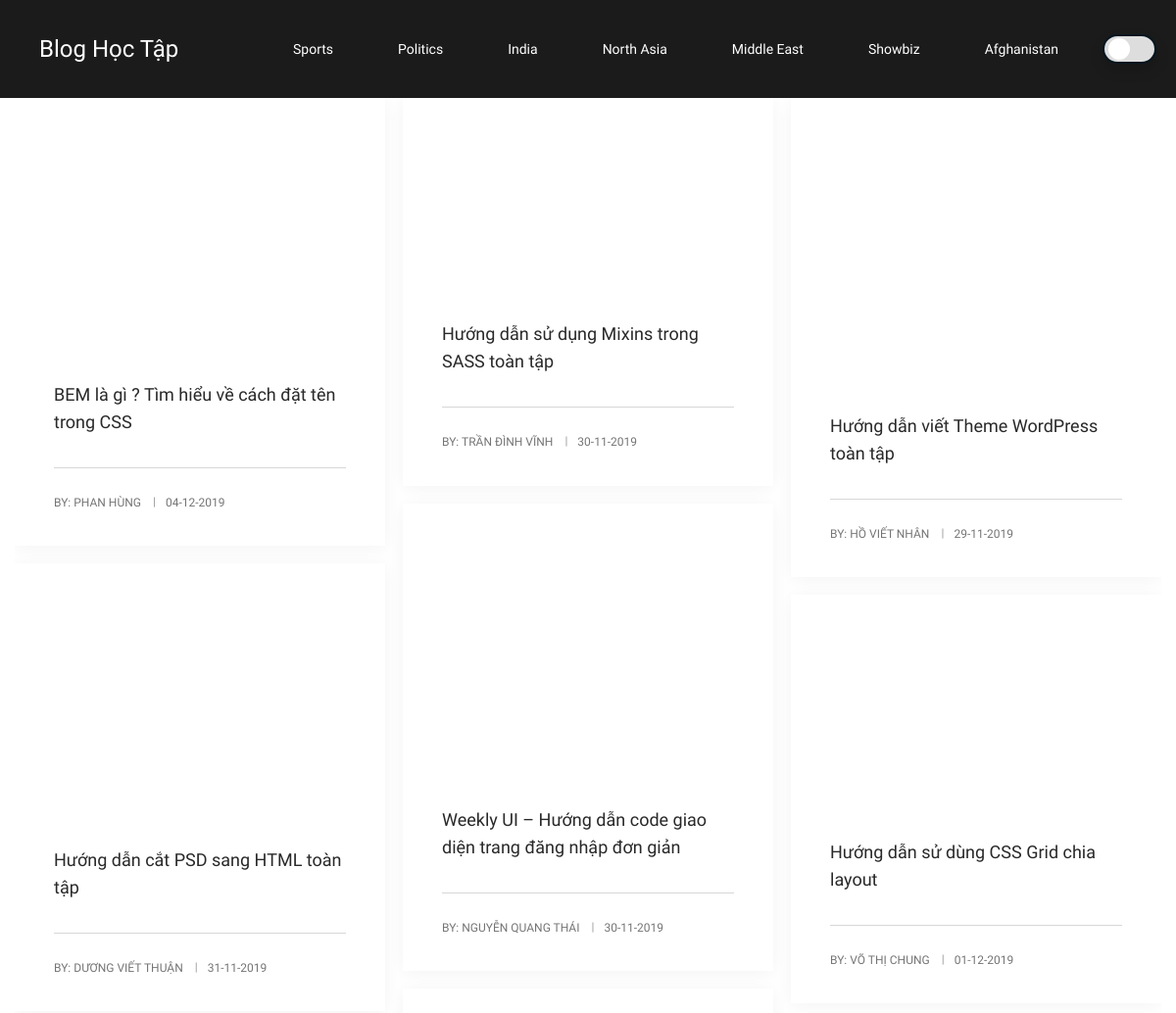
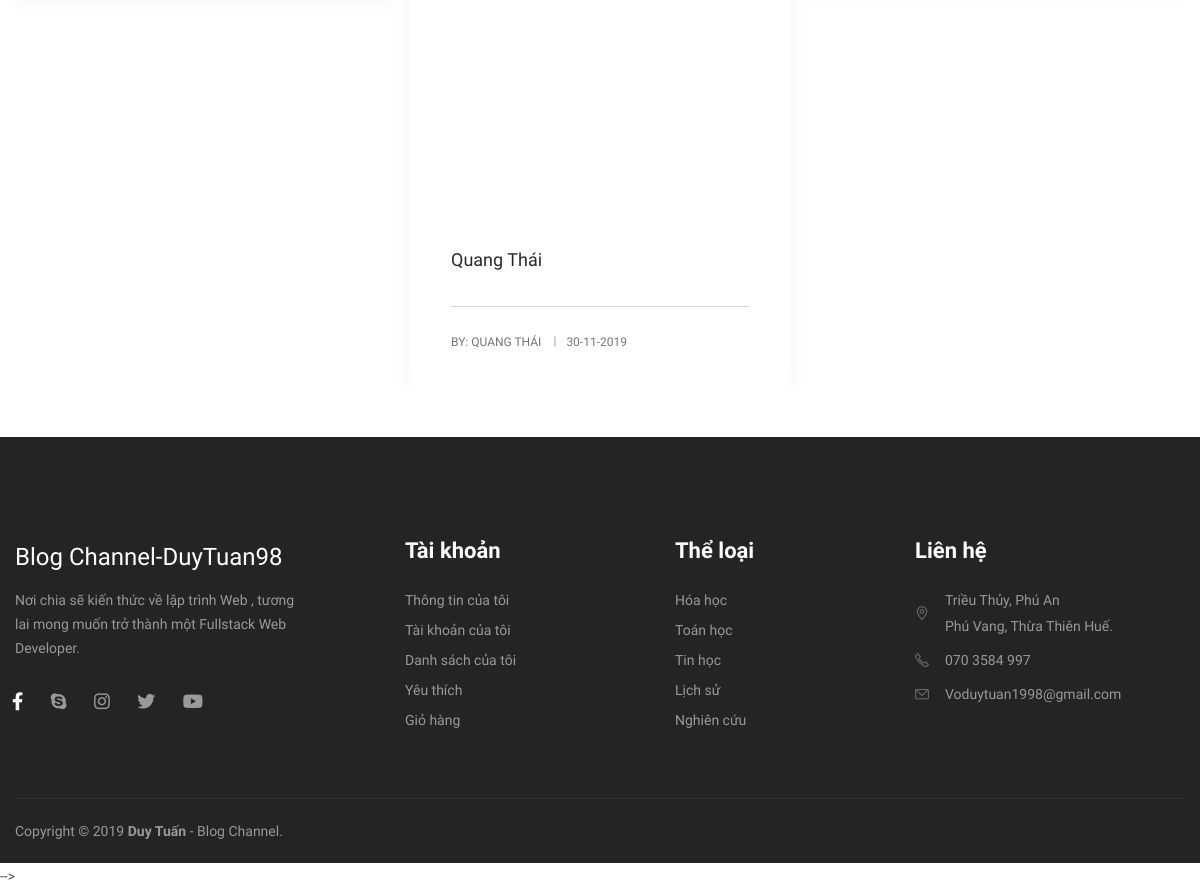
Before: / with the older database file (2 pictures, top to bottom).
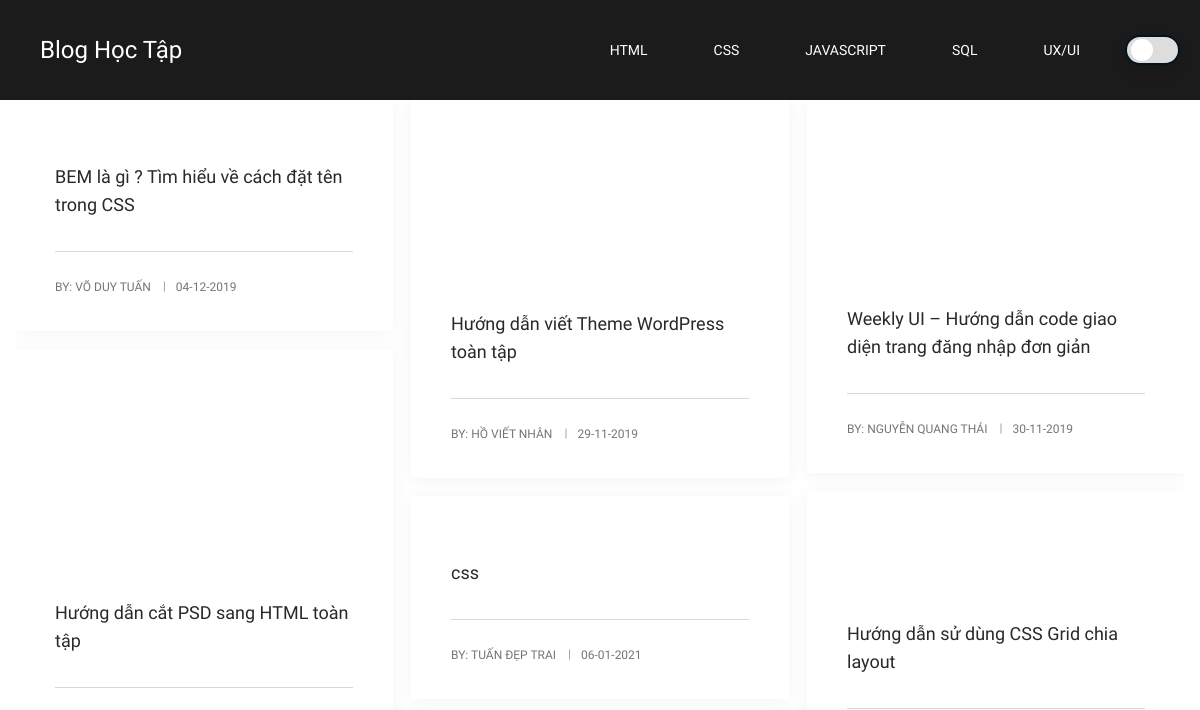
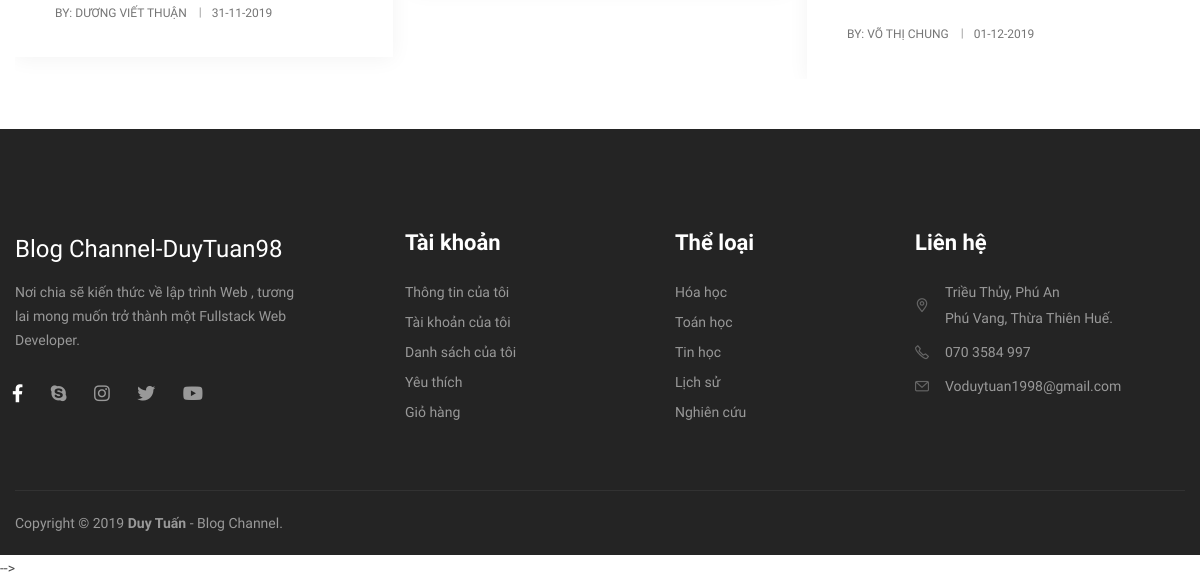
After: the same page with the newer database file (2 pictures, top to bottom).
### tables this page shows
CREATE TABLE `categories` (
  `cat_id` int(10) NOT NULL,
  `cat_title` varchar(50) NOT NULL
);

CREATE TABLE `posts` (
  `post_id` int(10) NOT NULL,
  `category_id` int(10) NOT NULL,
  `post_title` varchar(100) NOT NULL,
  `post_date` text NOT NULL,
  `post_author` varchar(50) NOT NULL,
  `post_keywords` text NOT NULL,
  `post_image` varchar(100) NOT NULL,
  `post_content` text NOT NULL,
  `img_details` varchar(100) NOT NULL,
  `post_explain` varchar(100) NOT NULL
);

### index.php (called while the page is built)
<?php include_once "blog.php"; ?>

### blog.php (the view, shortened to what this page needs)
<?php
include_once "header.php";
?>
<div id="main-content" class="site-main clearfix">
    <div id="content-wrap" class="content__wrapper">
        <div class="container">
            <div class="row">
                <div class="col-md-12">
                    <div id="site-content" class="site-content clearfix">
                        <div id="inner-content" class="inner-content-wrap">
                            <div class="cbr-news-grid blog-grid" data-column="3" data-column2="2" data-column3="2" data-column4="1" data-gaph="18" data-gapv="18">
                                <div id="news-wrap" class="cbp">
                                    <?php
                                    include_once "connection.php";
                                    $get_posts = "SELECT * from posts";
                                    $run_posts = mysqli_query($con,$get_posts);
                                    while ($row_posts = mysqli_fetch_array($run_posts))
                                    {
                                        $post_id = $row_posts['post_id'];
                                        $post_title = $row_posts['post_title'];
                                        $post_date = $row_posts['post_date'];
                                        $post_author = $row_posts['post_author'];
                                        ?>
                                        <div class="cbp-item all">
                                            <article class="hentry">
                                                <div class="post-media clearfix">
                                                    <a href="blog-details.php?post=<?php echo $post_id ?>">
                                                    </a>
                                                </div>
                                                <div class="post-content-wrap">
                                                    <h2 class="post-title">
                                                        <span>
                                                            <a href="blog-details.php?post=<?php echo $post_id ?>"><?php echo $post_title ?></a>
                                                        </span>
                                                    </h2>
                                                    <div class="post-content post-excerpt"></div>
                                                    <div class="post-meta">
                                                        <div class="post-meta-content">
                                                            <div class="post-meta-content-inner">
                                                                <span class="post-by-author item">
                                                                    <span class="inner">By:
                                                                        <a href="blog-details.php?post=<?php echo $post_id ?>" title="" rel="author"><?php echo $post_author ?></a>
                                                                    </span>
                                                                </span>
                                                                <span class="post-date item">
                                                                    <span class="inner">
                                                                        <span class="entry-date"><?php echo $post_date ?></span>
                                                                    </span>
                                                                </span>
                                                            </div>
                                                        </div>
                                                    </div>
                                                </div>
                                            </article>
                                        </div>
                                    <?php }  ?>
                                </div>
                            </div>
                        </div>
                    </div>
                </div>
            </div>
        </div>
    </div>
</div>
<?php include_once "footer.php"; ?>

### header.php (shortened to what this page needs)
<!DOCTYPE html>
<html>
<head>
    <link rel="stylesheet" type="text/css" href="assets/css/bootstrap.min.css">
    <link rel="stylesheet" type="text/css" href="assets/css/animate.css">
    <link rel="stylesheet" type="text/css" href="assets/css/animsition.css">
    <link rel="stylesheet" type="text/css" href="assets/css/owl.carousel.min.css">
    <link rel="stylesheet" type="text/css" href="assets/css/cubeportfolio.css">
    <link rel="stylesheet" type="text/css" href="assets/css/fontawesome.css">
    <link rel="stylesheet" type="text/css" href="assets/css/core-icons.css">
    <link rel="stylesheet" type="text/css" href="assets/css/suchen-icons.css">
    <link rel="stylesheet" type="text/css" href="assets/css/reset.css">
    <link rel="stylesheet" type="text/css" href="style.css">
    <link rel="stylesheet" type="text/css" href="assets/css/shortcodes.css">
</head>
<body class="no-sidebar sidebar-1 header-fixed">
    <div id="wrapper">
        <div id="page" class="clearfix animsition">
            <div id="site-header-wrap">
                <header id="site-header" class="header-front-page style-1 dark-bg">
                    <div id="site-header-inner" class="boxed-5">
                        <div class="wrap-inner clearfix">
                            <div id="site-logo" class="clearfix">
                                <div id="site-logo-inner">
                                    <a href="index.php" title="Suchen" class="main-logo">
                                        <h1 style="color:#fff">Blog Học Tập</h1>
                                    </a>
                                </div>
                            </div>
                            <div class="toggle shadow"></div>
                            <nav id="main-nav" class="main-nav">
                                <ul id="menu-primary-menu" class="menu">
                                	<?php
	                            		include_once 'connection.php';
	                            		$get_posts = "select * from categories";
	                                    $run_posts = mysqli_query($con,$get_posts);
	                                    while ($row = mysqli_fetch_array($run_posts)){
	                                    $cat_id = $row['cat_id'];
		  								$cat_title = $row['cat_title'];
                                    ?>
                                    <li class="menu-item current-menu-item menu-item-has-children">
                                    	<a href="category.php?cat=<?php echo $cat_id ?>"><?php echo $cat_title; ?></a>
                                    </li>
								<?php  } ?>
                                </ul>
                            </nav>
                        </div>
                    </div>
                </header>
            </div>

### footer.php (shortened to what this page needs)
<footer id="footer">
    <div id="footer-widgets" class="text-light">
        <div class="container">
            <div class="row">
                <div class="col-lg-3 col-md-4 padding-right-0">
                    <div class="cbr-spacer clearfix" data-desktop="5" data-mobi="0" data-smobi="0"></div>
                    <div class="widget widget_text">
                        <div class="textwidget">
                            <h1 style="color:#fff">Blog Channel-DuyTuan98</h1>
                            <p class="desc">Nơi chia sẽ kiến thức về lập trình Web , tương lai mong muốn trở thành một Fullstack Web Developer.</p>
                            <div class="socials clearfix">
                                <a href="" class="active"><i class="fab fa-facebook-f"></i></a>
                                <a href=""><i class="fab fa-skype"></i></a>
                                <a href=""><i class="fab fa-instagram"></i></a>
                                <a href=""><i class="fab fa-twitter"></i></a>
                                <a href=""><i class="fab fa-youtube"></i></a>
                            </div>
                        </div>
                    </div>
                </div>
                <div class="col-lg-3 col-md-4">
                    <div class="widget widget_links padding-left-90">
                        <h2 class="widget-title"><span>Tài khoản</span></h2>
                        <ul>
                            <li class="cat-item"><a href="#">Thông tin của tôi</a></li>
                            <li class="cat-item"><a href="#">Tài khoản của tôi</a></li>
                            <li class="cat-item"><a href="#">Danh sách của tôi</a></li>
                            <li class="cat-item"><a href="#">Yêu thích</a></li>
                            <li class="cat-item"><a href="#">Giỏ hàng</a></li>
                        </ul>
                    </div>
                </div>
                <div class="col-lg-3 col-md-4">
                    <div class="widget widget_links padding-left-60">
                        <h2 class="widget-title"><span>Thể loại</span></h2>
                        <ul>
                            <li class="cat-item"><a href="#">Hóa học</a></li>
                            <li class="cat-item"><a href="#">Toán học</a></li>
                            <li class="cat-item"><a href="#">Tin học</a></li>
                            <li class="cat-item"><a href="#">Lịch sử</a></li>
                            <li class="cat-item"><a href="#">Nghiên cứu</a></li>
                        </ul>
                    </div>
                </div>
                <div class="col-lg-3 col-md-4">
                    <div class="widget widget_information">
                        <h2 class="widget-title"><span>Liên hệ</span></h2>
                        <ul>
                            <li class="clearfix">
                                <div class="inner">
                                    <span class="address">Triều Thủy, Phú An<br> Phú Vang, Thừa Thiên Huế.</span>
                                </div>
                            </li>
                            <li class="clearfix">
                                <div class="inner">
                                    <span class="phone">070 3584 997</span>
                                </div>
                            </li>
                            <li class="clearfix">
                                <div class="innerinner">
                                    <span class="email">Voduytuan1998@gmail.com</span>
                                </div>
                            </li>
                        </ul>
                    </div>
                </div>
            </div>
        </div>
    </div>
</footer>
<div id="bottom" class="clearfix">
    <div class="container">
        <div class="row">
            <div class="col-md-12">
                <div id="bottom-bar-inner" class="clearfix">
                    <div class="bottom-bar-content">
                        <div id="copyright">
                            Copyright © 2019 <span>Duy Tuấn</span> - Blog Channel.
                        </div>
                    </div>
                </div>
            </div>
        </div>
    </div>
</div>
</div>
</div>
 -->
</body>
</html>

### assets/css/animsition.css (style rules this page uses)
.animsition, .animsition-overlay { position: relative; opacity: 0; -webkit-animation-fill-mode: both; animation-fill-mode: both; }
.fade-in { -webkit-animation-name: fade-in; animation-name: fade-in; }

### assets/css/cubeportfolio.css (style rules this page uses)
.cbp,.cbp *,.cbp *:after,.cbp:after,.cbp-l-filters-alignCenter,.cbp-l-filters-alignCenter *,.cbp-l-filters-alignCenter .cbp-filter-counter:after,.cbp-l-filters-alignLeft,.cbp-l-filters-alignLeft *,.cbp-l-filters-alignRight,.cbp-l-filters-alignRight *,.cbp-l-filters-alignRight .cbp-filter-counter:after,.cbp-l-filters-button,.cbp-l-filters-button *,.cbp-l-filters-button .cbp-filter-counter:after,.cbp-l-filters-buttonCenter,.cbp-l-filters-buttonCenter *,.cbp-l-filters-buttonCenter .cbp-filter-counter:after,.cbp-l-filters-dropdown,.cbp-l-filters-dropdown *,.cbp-l-filters-dropdownHeader:after,.cbp-l-filters-list,.cbp-l-filters-list *,.cbp-l-filters-work,.cbp-l-filters-work *,.cbp-l-filters-big,.cbp-l-filters-big *,.cbp-l-filters-text,.cbp-l-filters-text *,.cbp-l-filters-text .cbp-filter-counter:after,.cbp-l-filters-underline,.cbp-l-filters-underline *,.cbp-popup-wrap,.cbp-popup-wrap *,.cbp-popup-wrap:before,.cbp-popup-loadingBox:after,.cbp-l-loadMore-bgbutton,.cbp-l-loadMore-bgbutton *,.cbp-l-loadMore-button,.cbp-l-loadMore-button *,.cbp-l-loadMore-text,.cbp-l-loadMore-text *,.cbp-search,.cbp-search *,.cbp-search-icon:after { -webkit-box-sizing:border-box;-moz-box-sizing:border-box;box-sizing:border-box }
.cbp:after,.cbp-lazyload:after,.cbp-popup-loadingBox:after,.cbp-popup-singlePageInline:after { content:'';position:absolute;width:34px;height:34px;left:0;right:0;top:0;bottom:0;margin:auto;-webkit-animation:cbp-rotation .8s infinite linear;animation:cbp-rotation .8s infinite linear;border-left:3px solid rgba(114,144,182,0.15);border-right:3px solid rgba(114,144,182,0.15);border-bottom:3px solid rgba(114,144,182,0.15);border-top:3px solid rgba(114,144,182,0.8);border-radius:100% }
.cbp-item { display:inline-block;margin:0 10px 20px 0 }
.cbp { position:relative;margin:0 auto;z-index:1;height:400px }
.cbp .cbp-item { position:absolute;top:0;left:0;list-style-type:none;margin:0;padding:0;overflow:hidden }
.cbp a,.cbp a:hover,.cbp a:active { text-decoration:none;outline:0 }
.cbp-ready:after { display:none;visibility:hidden }
.clearfix:after { content:" ";display:block;height:0;clear:both }
.cbp-displayType-bottomToTop { -webkit-perspective:1000px;perspective:1000px }
.cbp-displayType-bottomToTop .cbp-item { -webkit-animation:fadeInBottomToTop .3s both ease-in;animation:fadeInBottomToTop .3s both ease-in }

Changed rows visible on the page:
removed categories: cat_title "Showbiz"
removed categories: cat_title "Afghanistan"
removed posts: post_title "Hướng dẫn sử dụng Mixins trong SASS toàn tập", post_author "TRẦN ĐÌNH VĨNH", post_date "30-11-2019"
removed posts: post_title "Quang Thái", post_author "QUANG THÁI", post_date "30-11-2019"
changed categories: cat_title "Sports" → "HTML"
changed categories: cat_title "Politics" → "CSS"
changed categories: cat_title "India" → "JAVASCRIPT"
changed categories: cat_title "North Asia" → "SQL"
changed categories (number 5 of 5 on the later page): cat_title "Middle East" → "UX/UI"
changed posts "BEM là gì ? Tìm hiểu về cách đặt tên trong CSS": post_author "PHAN HÙNG" → "VÕ DUY TUẤN"
added posts: post_title "css", post_author "TUẤN ĐẸP TRAI", post_date "06-01-2021"
